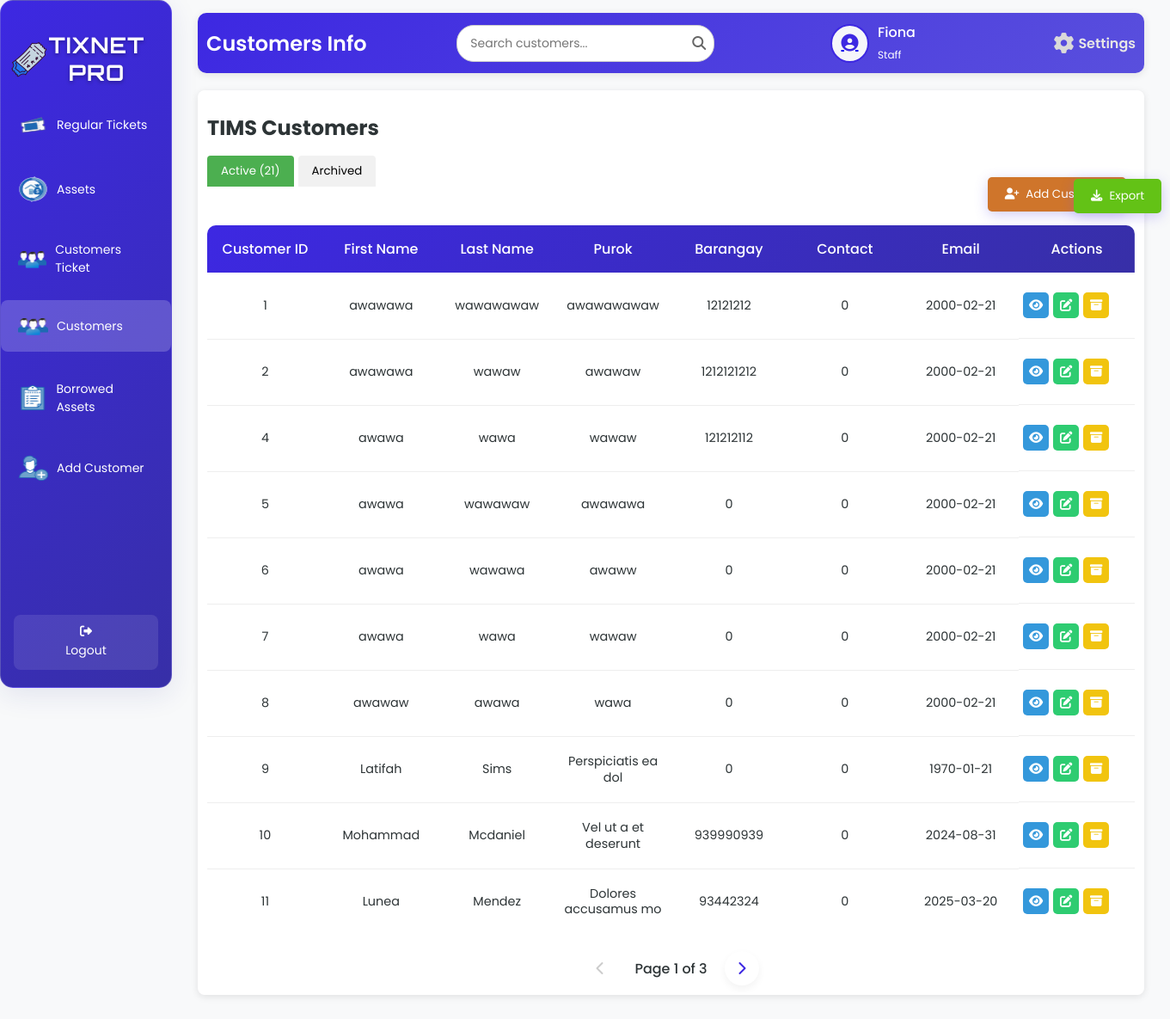
/customersT.php (signed in), run on the app's committed database.
### tables this page shows
CREATE TABLE `tbl_customer` (
  `c_id` int(50) NOT NULL,
  `c_fname` varchar(200) NOT NULL,
  `c_lname` varchar(200) NOT NULL,
  `c_purok` varchar(200) NOT NULL,
  `c_barangay` varchar(200) NOT NULL,
  `c_contact` varchar(100) NOT NULL,
  `c_email` varchar(200) NOT NULL,
  `c_date` date NOT NULL,
  `c_napname` varchar(200) NOT NULL,
  `c_napport` int(50) NOT NULL,
  `c_macaddress` varchar(200) NOT NULL,
  `c_status` varchar(200) NOT NULL,
  `c_plan` varchar(200) NOT NULL,
  `c_equipment` varchar(200) NOT NULL
);

### customersT.php (the view, shortened to what this page needs)
<?php
include 'db.php';
function jsEscape($str) {
    return str_replace(
        ["\\", "'", "\"", "\n", "\r", "\t"],
        ["\\\\", "\\'", "\\\"", "\\n", "\\r", "\\t"],
        $str
    );
}
$firstName = '';
$userType = '';
$avatarPath = $_SESSION['avatarPath'];
if ($conn) {
    $sqlUser = "SELECT u_fname, u_lname, u_type FROM tbl_user WHERE u_username = ?";
    $stmt = $conn->prepare($sqlUser);
    $stmt->bind_param("s", $_SESSION['username']);
    $stmt->execute();
    $resultUser = $stmt->get_result();
    if ($resultUser->num_rows > 0) {
        $row = $resultUser->fetch_assoc();
        $firstName = $row['u_fname'];
        $userType = $row['u_type'];
    }
    $limit = 10;
    $pageActive = isset($_GET['page_active']) ? (int)$_GET['page_active'] : 1;
    $offsetActive = ($pageActive - 1) * $limit;
    $totalActiveQuery = "SELECT COUNT(*) AS total FROM tbl_customer WHERE c_status NOT LIKE 'ARCHIVED:%' OR c_status IS NULL";
    $totalActiveResult = $conn->query($totalActiveQuery);
    $totalActiveRow = $totalActiveResult->fetch_assoc();
    $totalActive = $totalActiveRow['total'];
    $totalActivePages = ceil($totalActive / $limit);
    $pageArchived = isset($_GET['page_archived']) ? (int)$_GET['page_archived'] : 1;
    $sqlActive = "SELECT c_id, c_fname, c_lname, c_purok, c_barangay, c_contact, c_email, c_date, c_napname, c_napport, c_macaddress, c_status, c_plan, c_equipment
                  FROM tbl_customer WHERE c_status NOT LIKE 'ARCHIVED:%' OR c_status IS NULL LIMIT ?, ?";
    $stmtActive = $conn->prepare($sqlActive);
    $stmtActive->bind_param("ii", $offsetActive, $limit);
    $stmtActive->execute();
    $resultActive = $stmtActive->get_result();
} else {
    $_SESSION['error'] = "Database connection failed.";
}
?>
<!DOCTYPE html>
<html lang="en">
<head>
    <link rel="stylesheet" href="customersT.css">
    <link rel="stylesheet" href="https://cdnjs.cloudflare.com/ajax/libs/font-awesome/6.6.0/css/all.min.css" />
</head>
<body>
<div class="wrapper">
    <div class="sidebar glass-container">
        <h2><img src="image/logo.png" alt="Tix Net Icon" class="sidebar-icon">TixNet Pro</h2>
        <ul>
            <li><a href="staffD.php"><img src="image/ticket.png" alt="Regular Tickets" class="icon" /> <span>Regular Tickets</span></a></li>
            <li><a href="assetsT.php"><img src="image/assets.png" alt="Assets" class="icon" /> <span>Assets</span></a></li>
               <li><a href="AllCustomersT.php"><img src="image/users.png" alt="Customers" class="icon" /> <span>Customers Ticket</span></a></li>
            <li><a href="customersT.php" class="active"><img src="image/users.png" alt="Customers" class="icon" /> <span>Customers</span></a></li>
            <li><a href="borrowedStaff.php"><img src="image/borrowed.png" alt="Borrowed Assets" class="icon" /> <span>Borrowed Assets</span></a></li>
            <li><a href="addC.php"><img src="image/add.png" alt="Add Customer" class="icon" /> <span>Add Customer</span></a></li>
        </ul>
        <footer>
            <a href="index.php" class="back-home"><i class="fas fa-sign-out-alt"></i> Logout</a>
        </footer>
    </div>
    <div class="container">
        <div class="upper">
            <h1>Customers Info</h1>
            <div class="search-container">
                <input type="text" class="search-bar" id="searchInput" placeholder="Search customers..." onkeyup="debouncedSearchCustomers()">
                <span class="search-icon"><i class="fas fa-search"></i></span>
            </div>
            <div class="user-profile">
                <div class="user-icon">
                    <a href="image.php">
                        <?php
                        $cleanAvatarPath = preg_replace('/\?\d+$/', '', $avatarPath);
                        if (!empty($avatarPath) && file_exists($cleanAvatarPath)) {
                            echo "<img src='" . htmlspecialchars($avatarPath, ENT_QUOTES, 'UTF-8') . "' alt='User Avatar'>";
                        } else {
                            echo "<i class='fas fa-user-circle'></i>";
                        }
                        ?>
                    </a>
                </div>
                <div class="user-details">
                    <span><?php echo htmlspecialchars($firstName, ENT_QUOTES, 'UTF-8'); ?></span>
                    <small><?php echo htmlspecialchars(ucfirst($userType), ENT_QUOTES, 'UTF-8'); ?></small>
                </div>
                <a href="settings.php" class="settings-link">
                    <i class="fas fa-cog"></i>
                    <span>Settings</span>
                </a>
            </div>
        </div>
        <div class="table-box glass-container">
            <h2>TIMS Customers</h2>
            <div class="active-customers" id="customers_active" <?php echo (isset($_GET['tab']) && $_GET['tab'] === 'customers_archived') ? 'style="display: none;"' : ''; ?>>
                <div class="tab-buttons">
                    <button class="tab-btn <?php echo (isset($_GET['tab']) && $_GET['tab'] === 'customers_active') || !isset($_GET['tab']) ? 'active' : ''; ?>" onclick="showTab('customers_active')">
                        Active (<?php echo $totalActive; ?>)
                    </button>
                    <button class="tab-btn <?php echo isset($_GET['tab']) && $_GET['tab'] === 'customers_archived' ? 'active' : ''; ?>" onclick="showTab('customers_archived')">
                        Archived
                    </button>
                </div>
                <div class="customer-actions">
                    <form action="addC.php" method="get" style="display: inline;">
                        <button type="submit" class="add-user-btn"><i class="fas fa-user-plus"></i> Add Customer</button>
                    </form>
                    <div class="export-container">
                        <button class="action-btn export-btn"><i class="fas fa-download"></i> Export</button>
                    </div>
                </div>
                <table id="active-customers-table">
                    <thead>
                        <tr>
                            <th>Customer ID</th>
                            <th>First Name</th>
                            <th>Last Name</th>
                            <th>Purok</th>
                            <th>Barangay</th>
                            <th>Contact</th>
                            <th>Email</th>
                            <th>Actions</th>
                        </tr>
                    </thead>
                    <tbody id="active-customers-tbody">
                        <?php
                        if ($resultActive->num_rows > 0) {
                            while ($row = $resultActive->fetch_assoc()) {
                                $displayStatus = ($row['c_status'] ?? '');
                                echo "<tr>
                                        <td>{$row['c_id']}</td>
                                        <td>" . htmlspecialchars($row['c_fname'], ENT_QUOTES, 'UTF-8') . "</td>
                                        <td>" . htmlspecialchars($row['c_lname'], ENT_QUOTES, 'UTF-8') . "</td>
                                        <td>" . htmlspecialchars($row['c_purok'], ENT_QUOTES, 'UTF-8') . "</td>
                                        <td>" . htmlspecialchars($row['c_barangay'], ENT_QUOTES, 'UTF-8') . "</td>
                                        <td>" . htmlspecialchars($row['c_contact'], ENT_QUOTES, 'UTF-8') . "</td>
                                        <td>" . htmlspecialchars($row['c_email'], ENT_QUOTES, 'UTF-8') . "</td>
                                        <td class='action-buttons'>
                                            <a class='view-btn' onclick=\"showViewModal('{$row['c_id']}', '" . jsEscape($row['c_fname']) . "', '" . jsEscape($row['c_lname']) . "', '" . jsEscape($row['c_purok']) . "', '" . jsEscape($row['c_barangay']) . "', '" . jsEscape($row['c_contact']) . "', '" . jsEscape($row['c_email']) . "', '" . jsEscape($row['c_date']) . "', '" . jsEscape($row['c_napname']) . "', '" . jsEscape($row['c_napport']) . "', '" . jsEscape($row['c_macaddress']) . "', '" . jsEscape($displayStatus) . "', '" . jsEscape($row['c_plan']) . "', '" . jsEscape($row['c_equipment']) . "')\" title='View'><i class='fas fa-eye'></i></a>
                                            <a class='edit-btn' href='editC.php?id=" . htmlspecialchars($row['c_id'], ENT_QUOTES, 'UTF-8') . "' title='Edit'><i class='fas fa-edit'></i></a>
                                            <a class='archive-btn' onclick=\"showArchiveModal('{$row['c_id']}', '" . jsEscape($row['c_fname'] . ' ' . $row['c_lname']) . "')\" title='Archive'><i class='fas fa-archive'></i></a>
                                        </td>
                                      </tr>";
                            }
                        } else {
                            echo "<tr><td colspan='8' style='text-align: center;'>No active customers found.</td></tr>";
                        }
                        ?>
                    </tbody>
                </table>
                <div class="pagination" id="active-customers-pagination">
                    <?php if ($pageActive > 1): ?>
                        <a href="?tab=customers_active&page_active=<?php echo $pageActive - 1; ?>&page_archived=<?php echo $pageArchived; ?>" class="pagination-link"><i class="fas fa-chevron-left"></i></a>
                    <?php else: ?>
                        <span class="pagination-link disabled"><i class="fas fa-chevron-left"></i></span>
                    <?php endif; ?>
                    <span class="current-page">Page <?php echo $pageActive; ?> of <?php echo $totalActivePages; ?></span>
                    <?php if ($pageActive < $totalActivePages): ?>
                        <a href="?tab=customers_active&page_active=<?php echo $pageActive + 1; ?>&page_archived=<?php echo $pageArchived; ?>" class="pagination-link"><i class="fas fa-chevron-right"></i></a>
                    <?php else: ?>
                        <span class="pagination-link disabled"><i class="fas fa-chevron-right"></i></span>
                    <?php endif; ?>
                </div>
            </div>
        </div>
    </div>
</div>
</body>
</html>

### data on the page
tbl_customer: c_id "1", c_fname "awawawa", c_lname "wawawawaw", c_purok "awawawawaw", c_barangay "12121212", c_contact "0", c_email "2000-02-21"
tbl_customer: c_id "2", c_fname "awawawa", c_lname "wawaw", c_purok "awawaw", c_barangay "1212121212", c_contact "0", c_email "2000-02-21"
tbl_customer: c_id "4", c_fname "awawa", c_lname "wawa", c_purok "wawaw", c_barangay "121212112", c_contact "0", c_email "2000-02-21"
tbl_customer: c_id "5", c_fname "awawa", c_lname "wawawaw", c_purok "awawawa", c_barangay "0", c_contact "0", c_email "2000-02-21"
tbl_customer: c_id "6", c_fname "awawa", c_lname "wawawa", c_purok "awaww", c_barangay "0", c_contact "0", c_email "2000-02-21"
tbl_customer: c_id "7", c_fname "awawa", c_lname "wawa", c_purok "wawaw", c_barangay "0", c_contact "0", c_email "2000-02-21"
tbl_customer: c_id "8", c_fname "awawaw", c_lname "awawa", c_purok "wawa", c_barangay "0", c_contact "0", c_email "2000-02-21"
tbl_customer: c_id "9", c_fname "Latifah", c_lname "Sims", c_purok "Perspiciatis ea dol", c_barangay "0", c_contact "0", c_email "1970-01-21"
tbl_customer: c_id "10", c_fname "Mohammad", c_lname "Mcdaniel", c_purok "Vel ut a et deserunt", c_barangay "939990939", c_contact "0", c_email "2024-08-31"
tbl_customer: c_id "11", c_fname "Lunea", c_lname "Mendez", c_purok "Dolores accusamus mo", c_barangay "93442324", c_contact "0", c_email "2025-03-20"

### other printed values
$firstName "Fiona"
$userType "Staff"
$totalActive "21"
$pageActive "1"
$totalActivePages "3"
